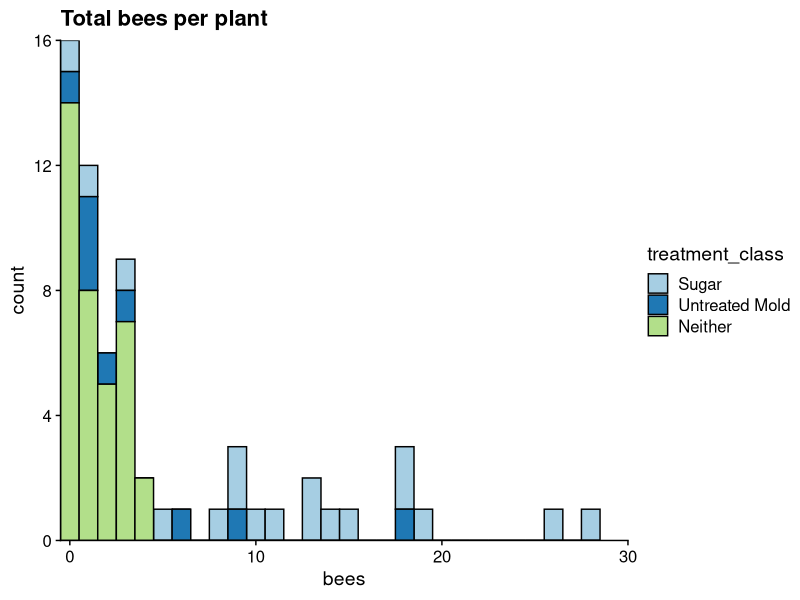

Recreate this plot in R. (Note: this script raises an error after producing the figure.)
## ---- chunk 1
set.seed(1)
library(lme4)      # For model fitting
library(tidyverse) # For data processing
library(mvtnorm)   # for multivariate Gaussians

# hours_noon represents the amount of time since noon (or until noon, if
# the value is negative)
d = read.csv("Meiners_BeeHoneydew_data.csv") %>% 
  mutate(hours_noon = min_day / 60 - 12) %>% 
  mutate(treatment_class = 1 + Sugar + 2 * Mold -2 * (Mold * Insecticide)) %>% 
  mutate(treatment_class = factor(treatment_class, 
                                  labels = c("Neither", "Sugar", "Untreated Mold"))) %>% 
  mutate(treatment_class = forcats::fct_relevel(treatment_class,
                                                c("Sugar", "Untreated Mold")))



d %>% 
  group_by(Plant_Code, treatment_class) %>% 
  summarize(bees = sum(Bee_Count)) %>% 
  ggplot(aes(x = bees, fill = treatment_class)) + 
  geom_histogram(binwidth = 1, color = "black") + 
  cowplot::theme_cowplot() + 
  scale_fill_brewer(type = "qual", palette = 3) + 
  coord_cartesian(expand = FALSE, xlim = c(-.5, 30)) + 
  ggtitle("Total bees per plant")

d %>% 
  group_by(Plant_Code, treatment_class) %>% 
  summarize(bees = sum(Bee_Count)) %>% 
  group_by(treatment_class) %>% 
  summarize(mean(bees))

## ---- chunk 2
raw_formula = "Bee_Count ~ Mold * Insecticide + 
                           Sugar * Paint + 
                           hours_noon + 
                           Site +
                           (1|Plant_Code) + 
                           (1|julDate)"

formula = as.formula(raw_formula)
## ---- chunk 3
# Drop "Sugar" and the asterisk from the formula
no_sugar_formula = as.formula(
  gsub("Sugar \\* ", "", raw_formula)
)

print(no_sugar_formula)
## ---- chunk 4
# Some versions of the model only reach the maximum-likelihood
# estimate without warnings when we use this optimizer
control = glmerControl(optimizer = "bobyqa")

Honeydew <- glmer.nb(
  formula,
  data=d,
  control = control
)


Honeydew_poisson <- glmer(
  formula,
  data=d,
  family = poisson,
  control = control
)

Honeydew_no_sugar <- glmer.nb(
  no_sugar_formula,
  data=d,
  control = control
)
## ---- chunk 5
# Drop predictors from the model & reformat the output for
# subsequent work (e.g. removing headings, renaming columns).
# When `drop` says the number of degrees of freedom is NA, it actually 
# means zero, so replace the NAs.
# If the model in `x` is already simplified, then report a larger
# reduction in degrees-of-freedom.
make_dropped_df = function(x, distribution, n_fewer_df = 0){
  drop1(x) %>% 
    structure(heading = NULL) %>% 
    rownames_to_column(var = "dropped") %>% 
    cbind(distribution = distribution) %>% 
    mutate(Df = ifelse(is.na(Df), 0, Df)) %>% 
    mutate(Df = Df + n_fewer_df) %>% 
    rename_(`df reduction` = "Df")
}

# Use the above function on both of the full models, then manually add
# a row for the no_sugar model.
# Finally, eliminate "<" and ">" to prevent formatting errors
initial_dropped_df = rbind(make_dropped_df(Honeydew, "Negative Binomial", 0), 
                           make_dropped_df(Honeydew_poisson, "Poisson", 1)) %>% 
  rbind(data_frame(dropped = "Sugar", `df reduction` = 2, 
                   AIC = AIC(Honeydew_no_sugar), 
                   distribution = "Negative Binomial")) %>% 
  mutate(dropped = gsub("[\\<\\>]", "", dropped))
## ---- chunk 6
# Sort, calculate DeltaAIC & AIC weights, format for printing with 
# reasonable precision using knitr's `kable` function for tables.
initial_dropped_df %>% 
  arrange(AIC) %>% 
  mutate(`$\\Delta$AIC` = AIC - AIC[1]) %>% 
  select(-AIC) %>% 
  mutate(`AIC weight (%)` = 100 * exp(-`$\\Delta$AIC` / 2) / 
           sum(exp(-`$\\Delta$AIC` / 2))) %>% 
  cbind(` ` = 1:nrow(.), .) %>% 
  knitr::kable(digits = c(rep(1, 4), 2, 1), align = c("llclrr"))
## ---- chunk 7
anova(Honeydew, Honeydew_no_sugar)
anova(Honeydew, Honeydew_poisson)
## ---- chunk 8
summary(Honeydew, correlation = FALSE)
anova(Honeydew)
## ---- chunk 9
# Indicator for, "was experimental manipulation i applied to treatment j?""
Mold =        c(1, 1, 0, 0, 0, 0, 0)
Insecticide = c(0, 1, 0, 1, 0, 0, 0)
Sugar =       c(0, 0, 0, 0, 0, 1, 1)
Paint =       c(0, 0, 0, 0, 1, 0, 1)

treat_names = c("Natural Mold", "Natural Mold + Insecticide", "Control", 
                "Insecticide", "Black Paint", "Sugar", "Sugar + Black Paint")

# Ask the model about expected visitation rates under the
# following conditions:
#   * Treatments as specified above
#   * Time of day is noon
#   * Site A (i.e. SiteB's effect and SiteC's effect are 0)
#   * "Typical" plant and "typical" date (random effects set to 0)
newdata = cbind(
  `(Intercept)` = 1,
  Mold = Mold,
  Insecticide = Insecticide,
  Sugar = Sugar,
  Paint = Paint,
  hours_noon = 0,
  SiteB = 0,
  SiteC = 0,
  `Mold:Insecticide` = Mold * Insecticide,
  `Sugar:Paint` = Sugar * Paint
)
row.names(newdata) = treat_names
newdata


# mean and variance from lme4's Laplace approximation
parameter_mu = fixef(Honeydew)
parameter_sigma = as.matrix(vcov(Honeydew))

# Generate Monte Carlo samples from lme4's approximate likelihood surface
posterior_samples = rmvnorm(1E6, parameter_mu, parameter_sigma) %*%
  t(newdata)

mu = colMeans(posterior_samples)

# Density of bivariate normal between Control and a named treatment
bivariate_normal_control_density = function(x, name){
  names = c("Control", name)
  dmvnorm(x, 
          mu[names], 
          cov(posterior_samples)[names, names])
}

label_df = data.frame(
  x = c(rep(log(.05), 3)),
  y = c(mu[c("Sugar", "Natural Mold", "Natural Mold + Insecticide")] - 0.25),
  label = c("Sugar", "Natural Mold", "Natural Mold +\nInsecticide")
)
line_df = data.frame(x = log(.025), y = log(.02), 
                     label = "Treatment = Control")

# for each set of x and y values, calculate bivariate densities,
# then tidy up the results for ggplot (with an optional `theme` for
# improved visual display)
plot_data = expand.grid(x = seq(log(.01), log(1), length = 250), 
            y = seq(log(.01), log(6), length = 250)) %>% 
  mutate(Sugar = bivariate_normal_control_density(., "Sugar"),
         `Natural Mold` = bivariate_normal_control_density(., "Natural Mold"),
         `Natural Mold + Insecticide` = 
           bivariate_normal_control_density(., "Natural Mold + Insecticide")) %>% 
  gather(key = treatment, value = likelihood, Sugar, 
         `Natural Mold`, `Natural Mold + Insecticide`) %>% 
  mutate(scaled_likelihood = likelihood / max(likelihood))

plot_data %>% 
  ggplot(aes(x = x, y = y, alpha = scaled_likelihood, 
             fill = treatment)) + 
  geom_tile() +
  scale_alpha_continuous(range = c(0, 1), guide = FALSE) + 
  geom_abline(intercept = 0, slope = 1, color = alpha("black", .5)) +
  cowplot::theme_cowplot() +
  scale_fill_brewer(palette = "Dark2", guide = FALSE) + 
  xlab("Expected bees per control plant") +
  ylab("Expected bees per treated plant") + 
  coord_equal() +
  scale_x_continuous(breaks = log(10^seq(-10, 10)), labels = 10^seq(-10, 10),
                     expand = c(0, 0)) +
  scale_y_continuous(breaks = log(10^seq(-10, 10)), labels = 10^seq(-10, 10),
                     expand = c(0, 0)) +
  geom_text(data = label_df, aes(x = x, y = y, label = label),
            inherit.aes = FALSE, hjust = "right") + 
  geom_text(data = line_df, aes(x = x, y = y, label = label), 
            inherit.aes = FALSE, hjust = "left")


## ---- chunk 10

names = names(sort(colMeans(posterior_samples), decreasing = TRUE))
grid = combn(names, 2) %>% t() %>% as.data.frame(stringsAsFactors = FALSE)
grid$lower = NA
grid$mean = NA
grid$upper = NA
grid$P = NA
for (i in 1:nrow(grid)) {
  # One-sided P-values
  p = mean(posterior_samples[ , grid[[1]][i]] > posterior_samples[ , grid[[2]][i]])
  ratios = exp(posterior_samples[ , grid[[1]][i]] - posterior_samples[ , grid[[2]][i]])
  # Two-sided P-values based on Monte Carlo samples
  grid$P[i] = 1 - 2 * abs(0.5 - p)
  grid$lower[i] = quantile(ratios, .025)
  grid$mean[i] = mean(ratios)
  grid$upper[i] = quantile(ratios, .975)

}

my_format = function(x, d){format(x, digits = d, trim = TRUE)}
table = grid %>% 
  mutate(`False Discovery Rate` = p.adjust(P, method = "fdr")) %>% 
  cbind(ratio = paste0(my_format(.$mean, 3), 
                               " (", 
                               my_format(.$lower, 2), 
                               "-", 
                               my_format(.$upper, 3), 
                               ")")) %>% 
  select(V1, V2, ratio, P, `False Discovery Rate`)
## ---- chunk 11
table_subset = table %>% 
  filter(
    (V1 == "Sugar" & V2 == "Control") |
      (V1 == "Sugar" & V2 == "Natural Mold") |
      (V1 == "Natural Mold" & V2 == "Control") |
      (V1 == "Natural Mold" &  V2 == "Natural Mold + Insecticide") |
      (V1 == "Natural Mold + Insecticide" &  V2 == "Control") | 
      (V1 == "Insecticide" &  V2 == "Control") | 
      (V1 == "Sugar" & V2 == "Sugar + Black Paint")
  )
table_subset %>% 
  knitr::kable(digits = 2)
## ---- chunk 12
table %>% 
  knitr::kable(digits = 2)
## ---- chunk 13
# rescaling variables that have large values using `scale` improves numerical 
# accuracy, but will not affect AIC.
Honeydew_env = glmer.nb(Bee_Count ~ Mold * Insecticide + 
                          Sugar * Paint + 
                          Site + 
                          hours_noon + 
                          scale(Temp_F) + 
                          scale(Wind_mph) + 
                          Conditions + 
                          scale(Barometric) +
                          scale(Humidity) + 
                          scale(julDate) +
                          (1|Plant_Code) + 
                          (1|julDate), 
                        data = d, 
                        control = control)
print(summary(Honeydew_env), correlation = FALSE)
anova(Honeydew, Honeydew_env)
